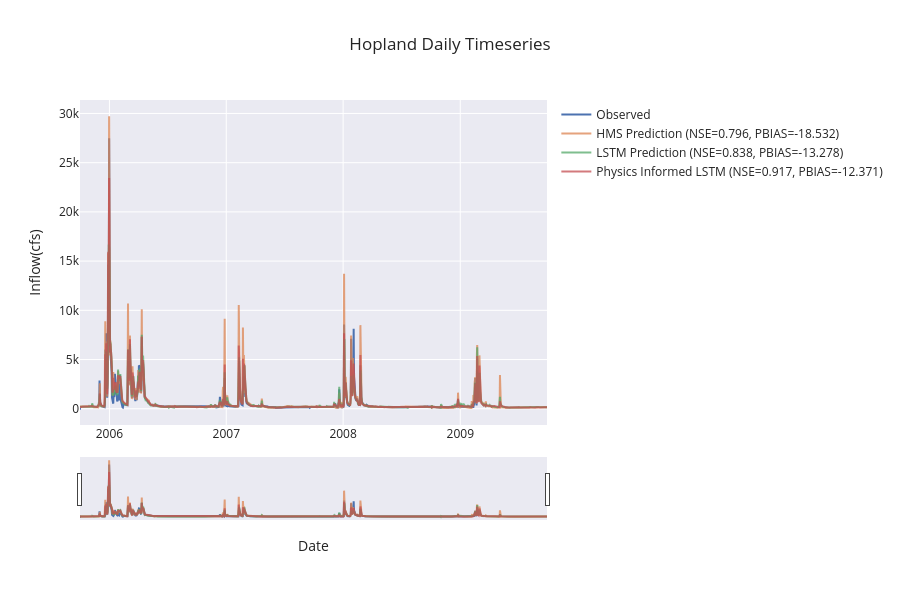

The notebook cell saved with this chart:
### Code cell
if not skip_best_model_test:
    plot_timeseries_comparison(source=(no_physics_test_csv, physics_test_csv, path_to_physics_data), title="Hopland Daily Timeseries", backend="plotly", metrics=metric_list, metrics_out="hopland_daily_test_metrics.csv", ts_out="hopland_daily_test_combined_ts.csv", fig_out="hopland_daily_test_model_comparison.png", legend_font=12, axis_font=22)
else:
    plot_timeseries_comparison(source=combined_df, title="Hopland Daily Timeseries", backend="plotly", metrics=metric_list, metrics_out="hopland_daily_test_metrics.csv", ts_out="hopland_daily_test_combined_ts.csv", fig_out="hopland_daily_test_model_comparison.png", legend_font=12, axis_font=22)

### Figure 1 — Plotly figure (JSON) as saved in the notebook; plotly's stock layout.template omitted (floating-point values rounded to 4 significant figures; data arrays with more than 128 entries replaced by an {"elided": "..."} marker saying what was removed)
{"data": [{"line": {"width": 2.0}, "mode": "lines", "name": "Observed", "x": {"elided": "1460 str values"}, "y": {"elided": "1460 float values"}, "type": "scatter"}, {"line": {"width": 2.0}, "mode": "lines", "name": "HMS Prediction (NSE=0.796, PBIAS=-18.532)", "opacity": 0.75, "x": {"elided": "1460 str values"}, "y": {"elided": "1460 float values"}, "type": "scatter"}, {"line": {"width": 2.0}, "mode": "lines", "name": "LSTM Prediction (NSE=0.838, PBIAS=-13.278)", "opacity": 0.75, "x": {"elided": "1460 str values"}, "y": {"elided": "1460 float values"}, "type": "scatter"}, {"line": {"width": 2.0}, "mode": "lines", "name": "Physics Informed LSTM (NSE=0.917, PBIAS=-12.371)", "opacity": 0.75, "x": {"elided": "1460 str values"}, "y": {"elided": "1460 float values"}, "type": "scatter"}], "layout": {"legend": {"font": {"size": 12}, "x": 1.02, "y": 1, "xanchor": "left", "yanchor": "top", "bgcolor": "rgba(0,0,0,0)"}, "xaxis": {"rangeslider": {"visible": true}, "title": {"text": "Date"}, "type": "date"}, "margin": {"r": 300}, "title": {"text": "Hopland Daily Timeseries"}, "height": 600, "yaxis": {"title": {"text": "Inflow(cfs)"}}, "hovermode": "x unified"}}
